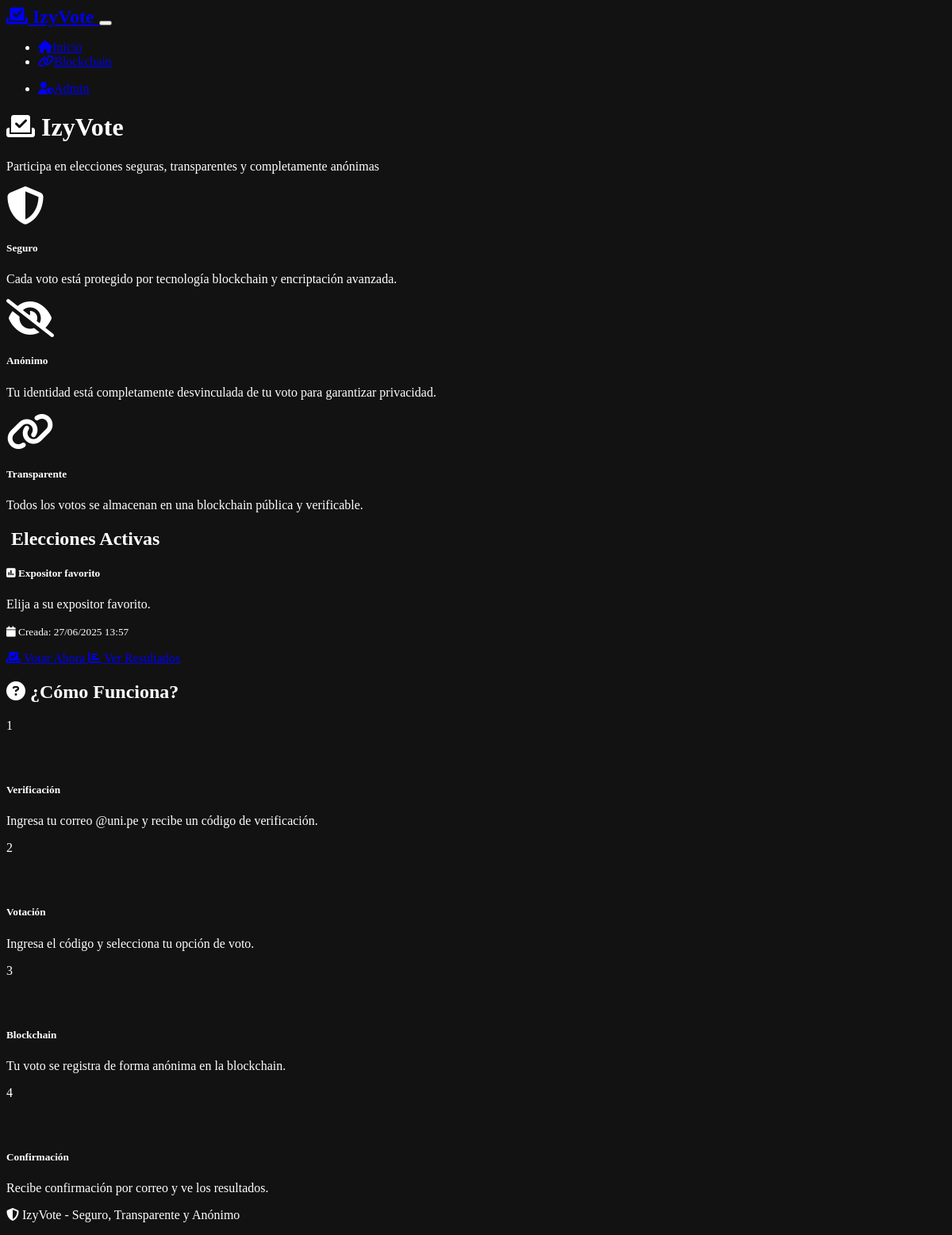
Before: / with the older database file.
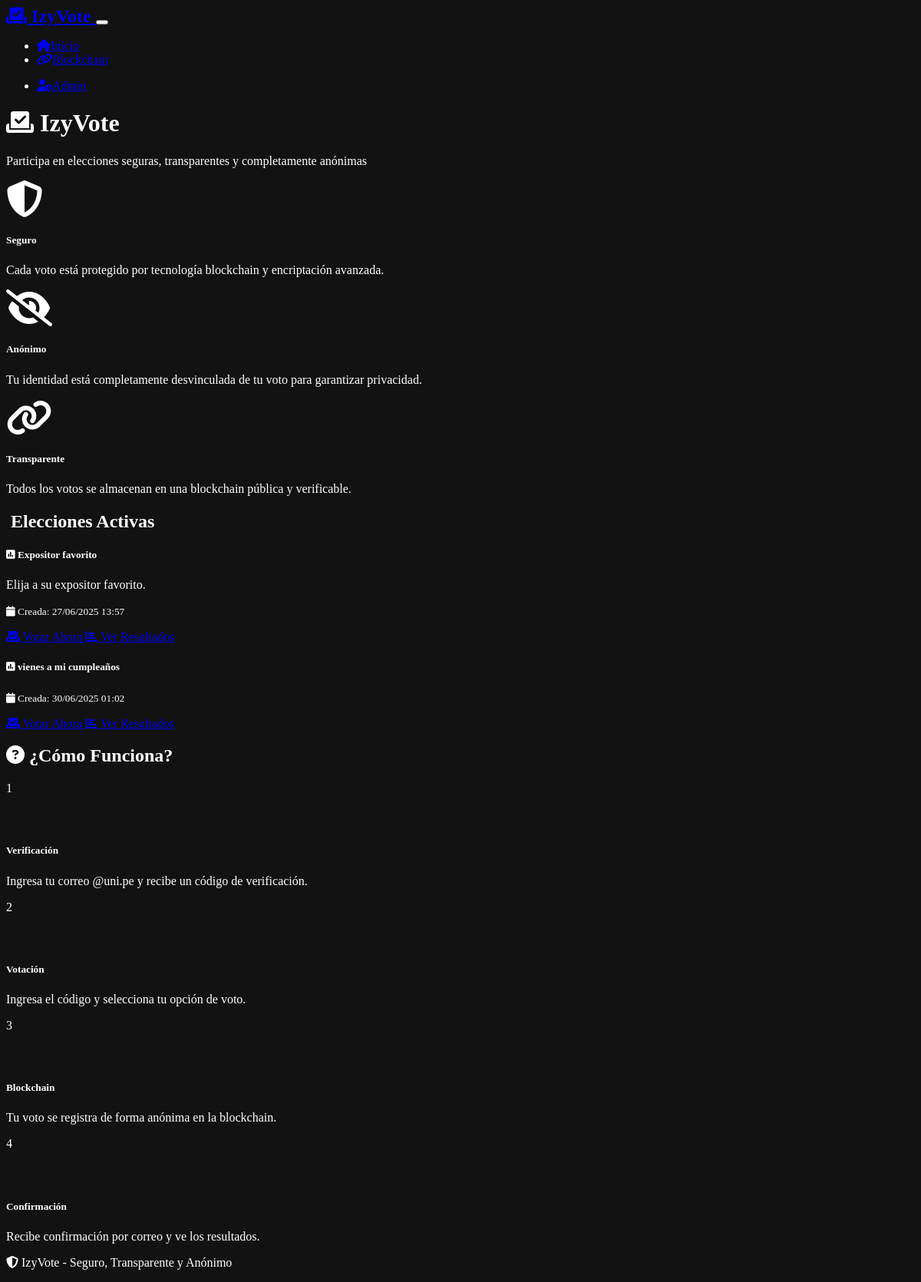
After: the same page with the newer database file.
### models.py (models this page shows, shortened)
class Election(db.Model):
    id = db.Column(db.Integer, primary_key=True)
    title = db.Column(db.String(200), nullable=False)
    description = db.Column(db.Text)
    options = db.Column(db.Text, nullable=False)  # JSON string para opciones de votación
    is_active = db.Column(db.Boolean, default=True)
    created_at = db.Column(db.DateTime, default=datetime.utcnow)

### routes.py (the view)
@app.route('/')
def index():
    active_elections = Election.query.filter_by(is_active=True).all()
    return render_template('index.html', elections=active_elections)

### templates/index.html (shortened to what this page needs)
{% extends "base.html" %}
{% block content %}
<div class="row">
    <div class="col-12">
        <div class="text-center mb-5">
            <h1 class="display-4 mb-3">
                <i class="fas fa-vote-yea text-primary me-3"></i>
                IzyVote
            </h1>
            <p class="lead text-muted">
                Participa en elecciones seguras, transparentes y completamente anónimas
            </p>
        </div>
    </div>
</div>
<div class="row mb-5">
    <div class="col-md-4">
        <div class="card h-100 border-0 bg-dark">
            <div class="card-body text-center">
                <i class="fas fa-shield-alt fa-3x text-success mb-3"></i>
                <h5 class="card-title">Seguro</h5>
                <p class="card-text">Cada voto está protegido por tecnología blockchain y encriptación avanzada.</p>
            </div>
        </div>
    </div>
    <div class="col-md-4">
        <div class="card h-100 border-0 bg-dark">
            <div class="card-body text-center">
                <i class="fas fa-eye-slash fa-3x text-info mb-3"></i>
                <h5 class="card-title">Anónimo</h5>
                <p class="card-text">Tu identidad está completamente desvinculada de tu voto para garantizar privacidad.</p>
            </div>
        </div>
    </div>
    <div class="col-md-4">
        <div class="card h-100 border-0 bg-dark">
            <div class="card-body text-center">
                <i class="fas fa-link fa-3x text-warning mb-3"></i>
                <h5 class="card-title">Transparente</h5>
                <p class="card-text">Todos los votos se almacenan en una blockchain pública y verificable.</p>
            </div>
        </div>
    </div>
</div>
<div class="row">
    <div class="col-12">
        <h2 class="mb-4">
            Elecciones Activas
        </h2>
        {% if elections %}
            <div class="row">
                {% for election in elections %}
                    <div class="col-md-6 col-lg-4 mb-4">
                        <div class="card h-100 border-primary">
                            <div class="card-header bg-primary text-white">
                                <h5 class="card-title mb-0">
                                    <i class="fas fa-poll me-2"></i>
                                    {{ election.title }}
                                </h5>
                            </div>
                            <div class="card-body">
                                {% if election.description %}
                                    <p class="card-text">{{ election.description }}</p>
                                {% endif %}
                                <p class="card-text">
                                    <small class="text-muted">
                                        <i class="fas fa-calendar me-1"></i>
                                        Creada: {{ election.created_at.strftime('%d/%m/%Y %H:%M') }}
                                    </small>
                                </p>
                                <div class="d-grid gap-2">
                                    <a href="{{ url_for('verify_email', election_id=election.id) }}"
                                       class="btn btn-primary">
                                        <i class="fas fa-vote-yea me-2"></i>
                                    </a>
                                    <a href="{{ url_for('results', election_id=election.id) }}"
                                       class="btn btn-outline-secondary">
                                        <i class="fas fa-chart-bar me-2"></i>
                                    </a>
                                </div>
                            </div>
                        </div>
                    </div>
                {% endfor %}
            </div>
        {% else %}
            <div class="text-center py-5">
                <i class="fas fa-inbox fa-4x text-muted mb-3"></i>
                <h4 class="text-muted">No hay elecciones activas</h4>
                <p class="text-muted">Las elecciones aparecerán aquí cuando estén disponibles.</p>
            </div>
        {% endif %}
    </div>
</div>
<div class="row mt-5">
    <div class="col-12">
        <h2 class="mb-4">
            <i class="fas fa-question-circle me-2"></i>
            ¿Cómo Funciona?
        </h2>
        <div class="row">
            <div class="col-md-3 text-center mb-4">
                <div class="bg-primary rounded-circle d-inline-flex align-items-center justify-content-center mb-3"
                     style="width: 60px; height: 60px;">
                    <span class="text-white fw-bold fs-4">1</span>
                </div>
                <h5>Verificación</h5>
                <p class="text-muted">Ingresa tu correo @uni.pe y recibe un código de verificación.</p>
            </div>
            <div class="col-md-3 text-center mb-4">
                <div class="bg-success rounded-circle d-inline-flex align-items-center justify-content-center mb-3"
                     style="width: 60px; height: 60px;">
                    <span class="text-white fw-bold fs-4">2</span>
                </div>
                <h5>Votación</h5>
                <p class="text-muted">Ingresa el código y selecciona tu opción de voto.</p>
            </div>
            <div class="col-md-3 text-center mb-4">
                <div class="bg-info rounded-circle d-inline-flex align-items-center justify-content-center mb-3"
                     style="width: 60px; height: 60px;">
                    <span class="text-white fw-bold fs-4">3</span>
                </div>
                <h5>Blockchain</h5>
                <p class="text-muted">Tu voto se registra de forma anónima en la blockchain.</p>
            </div>
            <div class="col-md-3 text-center mb-4">
                <div class="bg-warning rounded-circle d-inline-flex align-items-center justify-content-center mb-3"
                     style="width: 60px; height: 60px;">
                    <span class="text-white fw-bold fs-4">4</span>
                </div>
                <h5>Confirmación</h5>
                <p class="text-muted">Recibe confirmación por correo y ve los resultados.</p>
            </div>
        </div>
    </div>
</div>
{% endblock %}

### templates/base.html (shortened to what this page needs)
<!DOCTYPE html>
<html lang="es" data-bs-theme="dark">
<head>
    <link href="https://cdn.replit.com/agent/bootstrap-agent-dark-theme.min.css" rel="stylesheet">
    <link rel="stylesheet" href="https://cdnjs.cloudflare.com/ajax/libs/font-awesome/6.4.0/css/all.min.css">
    <link rel="stylesheet" href="{{ url_for('static', filename='style.css') }}">
</head>
<body>
    <nav class="navbar navbar-expand-lg navbar-dark bg-dark">
        <div class="container">
            <a class="navbar-brand" href="{{ url_for('index') }}">
                <i class="fas fa-vote-yea me-2"></i>
            </a>
            <button class="navbar-toggler" type="button" data-bs-toggle="collapse" data-bs-target="#navbarNav">
            </button>
            <div class="collapse navbar-collapse" id="navbarNav">
                <ul class="navbar-nav me-auto">
                    <li class="nav-item">
                        <a class="nav-link" href="{{ url_for('index') }}">
                            <i class="fas fa-home me-1"></i>Inicio
                        </a>
                    </li>
                    <li class="nav-item">
                        <a class="nav-link" href="{{ url_for('blockchain_view') }}">
                            <i class="fas fa-link me-1"></i>Blockchain
                        </a>
                    </li>
                </ul>
                <ul class="navbar-nav">
                    {% if session.admin_logged_in %}
                        <li class="nav-item">
                            <a class="nav-link" href="{{ url_for('admin_panel') }}">
                                <i class="fas fa-cog me-1"></i>Panel Admin
                            </a>
                        </li>
                        <li class="nav-item">
                            <a class="nav-link" href="{{ url_for('admin_logout') }}">
                                <i class="fas fa-sign-out-alt me-1"></i>Cerrar Sesión
                            </a>
                        </li>
                    {% else %}
                        <li class="nav-item">
                            <a class="nav-link" href="{{ url_for('admin_login') }}">
                                <i class="fas fa-user-shield me-1"></i>Admin
                            </a>
                        </li>
                    {% endif %}
                </ul>
            </div>
        </div>
    </nav>
    <main class="container my-4">
        {% block content %}{% endblock %}
    </main>
    <footer class="bg-dark text-light py-4 mt-5">
        <div class="container text-center">
            <p class="mb-0">
                <i class="fas fa-shield-alt me-2"></i>
                IzyVote - Seguro, Transparente y Anónimo
            </p>
        </div>
    </footer>
</body>
</html>

### static/style.css (style rules this page uses)
:root { --primary-color: #0d6efd; --success-color: #198754; --info-color: #0dcaf0; --warning-color: #ffc107; --danger-color: #dc3545; }
body { background-color: #121212; color: #ffffff; }
.navbar-brand { font-weight: bold; font-size: 1.5rem; }
.card { transition: transform 0.2s ease-in-out, box-shadow 0.2s ease-in-out; }
.btn { transition: all 0.2s ease-in-out; }
html { scroll-behavior: smooth; }

Changed rows visible on the page:
added Election: title "vienes a mi cumpleaños", created_at "30/06/2025 01:02"
